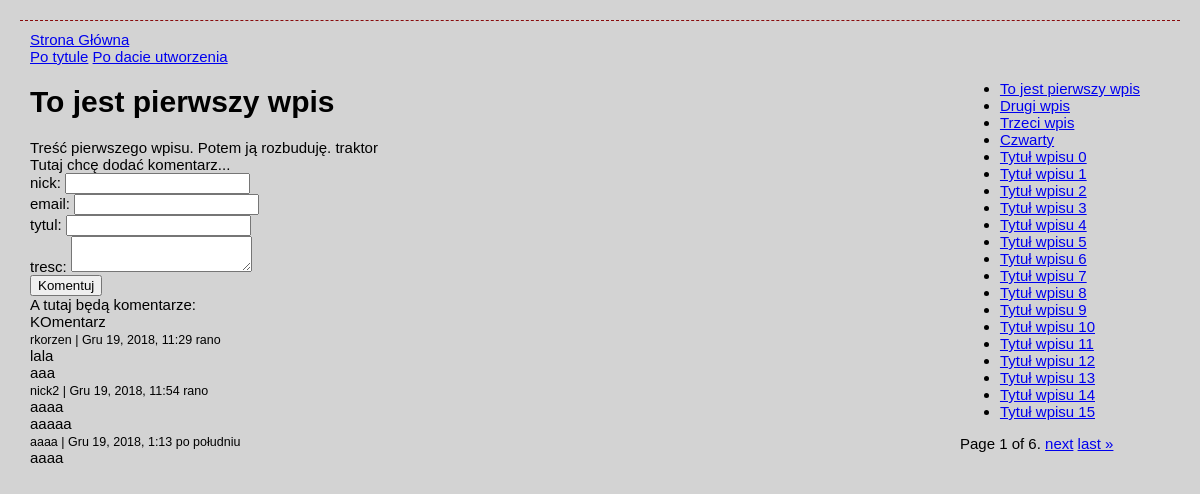
/blog/, run on an earlier commit of the app's database.
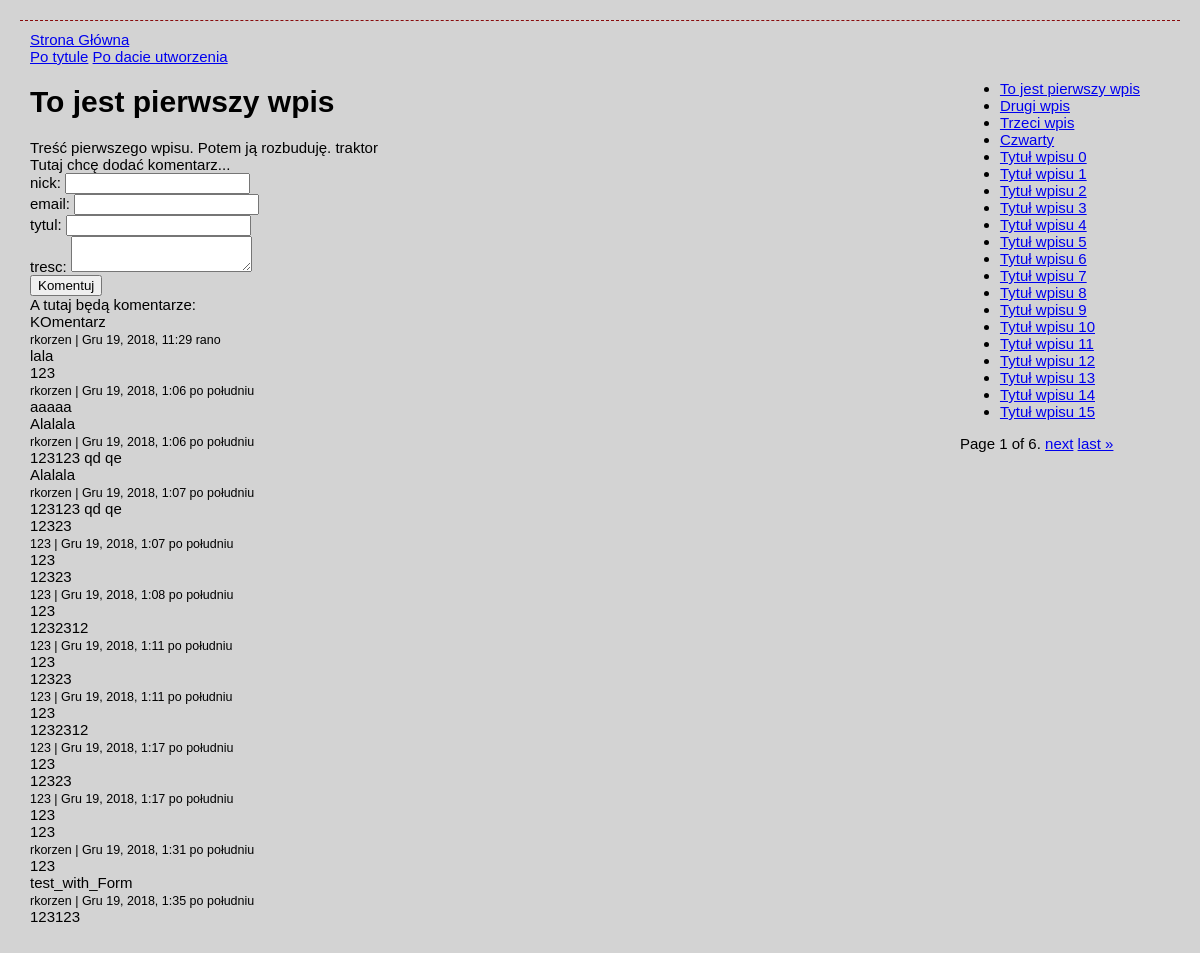
And on a later commit of the database.
### blog/models.py (models this page shows, shortened)
class TimestampModel(models.Model):
    created = models.DateTimeField(auto_now_add=True)
    modified = models.DateTimeField(auto_now=True)
    class Meta:
        abstract = True

class Wpis(TimestampModel):
    tytul = models.CharField(max_length=200)
    tresc = models.TextField()
    tagi = models.ManyToManyField(Tag, blank=True)
    class Meta:
        verbose_name_plural = "Wpisy"

### comments/models.py (models this page shows)
class Komentarz(models.Model):
    nick = models.CharField(max_length=100)
    email = models.EmailField()
    tytul = models.CharField(max_length=200)
    tresc = models.TextField()
    wpis = models.ForeignKey('blog.Wpis', on_delete=models.CASCADE)
    created = models.DateTimeField(auto_now_add=True)

### blog/views.py (the view)
# urls.py: path('blog/', index, name='wpisy-main'),
def index(request):
    order_param = request.GET.get('orderby')
    if order_param in ['created', 'id', 'modified', 'tagi', 'tresc', 'tytul']:
        wpisy = Wpis.objects.all().order_by(order_param)
    else:
        wpisy = Wpis.objects.all()
    wybrany_wpis = wpisy.first()
    paginator = Paginator(wpisy, 20)  # pokaż 1 wpisie na stronie
    page = request.GET.get('page')
    wpisy = paginator.get_page(page)
    context = {
        'wpisy': wpisy,
        'wybrany_wpis': wybrany_wpis
    }
    return render(
        request=request,
        template_name='blog/index.html',
        context=context
    )

### blog/templates/blog/index.html (shortened to what this page needs)
{% extends 'base.html' %}
{% block lista_wpisow %}
<div class="filters">
    <a href="{% url 'wpisy-main' %}?orderby=tytul">Po tytule</a>
    <a href="{% url 'wpisy-main' %}?orderby=created">Po dacie utworzenia</a>
</div>
<div class="sidebar">
    <div class="lista_wpisow">
        <ul>
            {% for wpis in wpisy %}
            <li><a href="{% url 'szczegoly-wpisu' id_wpisu=wpis.id %}?page={{page}}">{{ wpis.tytul }}</a></li>
            {% endfor %}
        </ul>
    </div>
    <div class="pagination">
        <span class="step-links">
            <span class="current">
                Page {{ wpisy.number }} of {{ wpisy.paginator.num_pages }}.
            </span>
            {% if wpisy.has_next %}
                <a href="?page={{ wpisy.next_page_number }}">next</a>
                <a href="?page={{ wpisy.paginator.num_pages }}">last &raquo;</a>
            {% endif %}
        </span>
    </div>
</div>
{% endblock %}
{% block wpis %}
<div class="wpis">
    <h1>{{ wybrany_wpis.tytul }}</h1>
    <div class="tresc_wpisu">{{ wybrany_wpis.tresc }}</div>
</div>
Tutaj chcę dodać komentarz...
<form method="POST" action="{% url 'szczegoly-wpisu' id_wpisu=wybrany_wpis.id %}">
    nick: <input type="text" name="nick"><br>
    email: <input type="text" name="email"><br>
    tytul: <input type="text" name="tytul"><br>
    tresc: <textarea name="tresc"></textarea><br>
    <button type="submit">Komentuj</button>
</form>
A tutaj będą komentarze:
{% for k in wybrany_wpis.komentarz_set.all %}
    <div class="comment">
    {{k.tytul}}<br>
        <small>{{k.nick}} | {{k.created}}</small>
    <br>
        {{ k.tresc }}
    </div>
{% endfor %}
{% endblock %}

### blog/templates/base.html (shortened to what this page needs)
{% load static %}
<!DOCTYPE html>
<html lang="en">
<head>
    <link rel="stylesheet" href="{% static 'blog/style.css' %}" />
</head>
<body>
<a href="/blog/">Strona Główna</a>
{% block lista_wpisow %}
{% endblock %}
{% block wpis %}
{% endblock %}
</body>
</html>

### blog/static/blog/style.css (style rules this page uses)
body { margin: 20px; padding: 10px; background-color: lightgray; font: 15px 'Trebuchet MS', Arial, Helvetica, sanf-serif; color: black; border-top: 1px #880a0b dashed; }
.sidebar { float: right; padding-right: 30px; }

What changed in the data, as far as the page shows it:
removed Komentarz: tytul "aaa", nick "nick2", created "Gru 19, 2018, 11:54 rano", tresc "aaaa"
added Komentarz: tytul "123", nick "rkorzen", created "Gru 19, 2018, 1:06 po południu", tresc "aaaaa"
changed Komentarz (number 3 of 12 on the later page): tytul "aaaaa" → "Alalala"; nick "aaaa" → "rkorzen"; created "Gru 19, 2018, 1:13 po południu" → "Gru 19, 2018, 1:06 po południu"; tresc "aaaa" → "123123 qd qe"
now on this page (row edited): Komentarz: tytul "Alalala", nick "rkorzen", created "Gru 19, 2018, 1:07 po południu", tresc "123123 qd qe"
added Komentarz: tytul "12323", nick "123", created "Gru 19, 2018, 1:07 po południu", tresc "123"
added Komentarz: tytul "12323", nick "123", created "Gru 19, 2018, 1:08 po południu", tresc "123"
added Komentarz: tytul "1232312", nick "123", created "Gru 19, 2018, 1:11 po południu", tresc "123"
added Komentarz: tytul "12323", nick "123", created "Gru 19, 2018, 1:11 po południu", tresc "123"
added Komentarz: tytul "1232312", nick "123", created "Gru 19, 2018, 1:17 po południu", tresc "123"
added Komentarz: tytul "12323", nick "123", created "Gru 19, 2018, 1:17 po południu", tresc "123"
added Komentarz: tytul "123", nick "rkorzen", created "Gru 19, 2018, 1:31 po południu", tresc "123"
added Komentarz: tytul "test_with_Form", nick "rkorzen", created "Gru 19, 2018, 1:35 po południu", tresc "123123"
